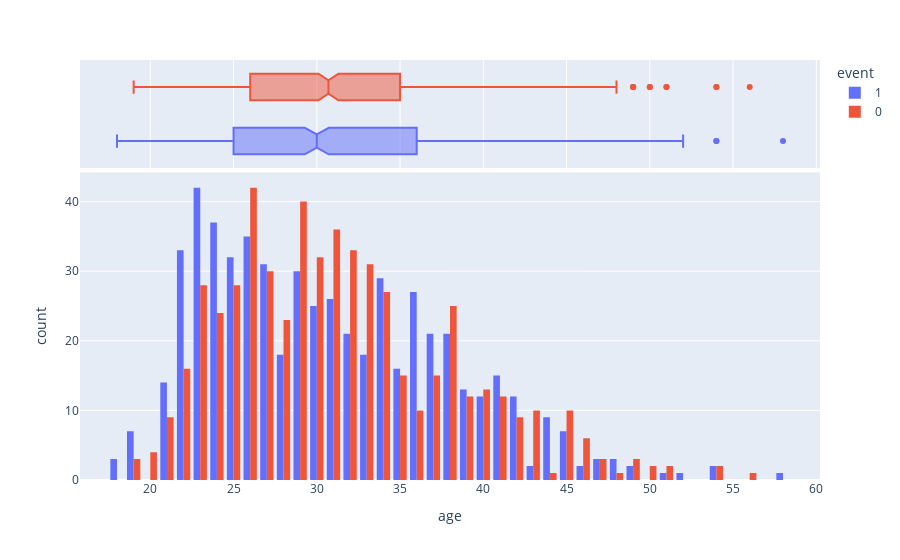

Notebook code cell kept with this figure:
### Code cell
#Checking if age is a factor that affects employees from resigning
import plotly.express as px
fig = px.histogram(data, x="age", color='event', marginal='box', barmode='group')
fig.show()

### Figure 1 — Plotly figure (JSON) as saved in the notebook; plotly's stock layout.template omitted (floating-point values rounded to 4 significant figures; data arrays with more than 128 entries replaced by an {"elided": "..."} marker saying what was removed)
{"data": [{"alignmentgroup": "True", "bingroup": "x", "hovertemplate": "event=1<br>age=%{x}<br>count=%{y}<extra></extra>", "legendgroup": "1", "marker": {"color": "#636efa", "pattern": {"shape": ""}}, "name": "1", "offsetgroup": "1", "orientation": "v", "showlegend": true, "type": "histogram", "x": {"elided": "571 float values"}, "xaxis": "x", "yaxis": "y"}, {"alignmentgroup": "True", "hovertemplate": "event=1<br>age=%{x}<extra></extra>", "legendgroup": "1", "marker": {"color": "#636efa"}, "name": "1", "notched": true, "offsetgroup": "1", "showlegend": false, "type": "box", "x": {"elided": "571 float values"}, "xaxis": "x2", "yaxis": "y2"}, {"alignmentgroup": "True", "bingroup": "x", "hovertemplate": "event=0<br>age=%{x}<br>count=%{y}<extra></extra>", "legendgroup": "0", "marker": {"color": "#EF553B", "pattern": {"shape": ""}}, "name": "0", "offsetgroup": "0", "orientation": "v", "showlegend": true, "type": "histogram", "x": {"elided": "558 float values"}, "xaxis": "x", "yaxis": "y"}, {"alignmentgroup": "True", "hovertemplate": "event=0<br>age=%{x}<extra></extra>", "legendgroup": "0", "marker": {"color": "#EF553B"}, "name": "0", "notched": true, "offsetgroup": "0", "showlegend": false, "type": "box", "x": {"elided": "558 float values"}, "xaxis": "x2", "yaxis": "y2"}], "layout": {"barmode": "group", "legend": {"title": {"text": "event"}, "tracegroupgap": 0}, "margin": {"t": 60}, "xaxis": {"anchor": "y", "domain": [0, 1], "title": {"text": "age"}}, "xaxis2": {"anchor": "y2", "domain": [0, 1], "matches": "x", "showgrid": true, "showticklabels": false}, "yaxis": {"anchor": "x", "domain": [0, 0.7326], "title": {"text": "count"}}, "yaxis2": {"anchor": "x2", "domain": [0.7426, 1], "matches": "y2", "showgrid": false, "showline": false, "showticklabels": false, "ticks": ""}}}
